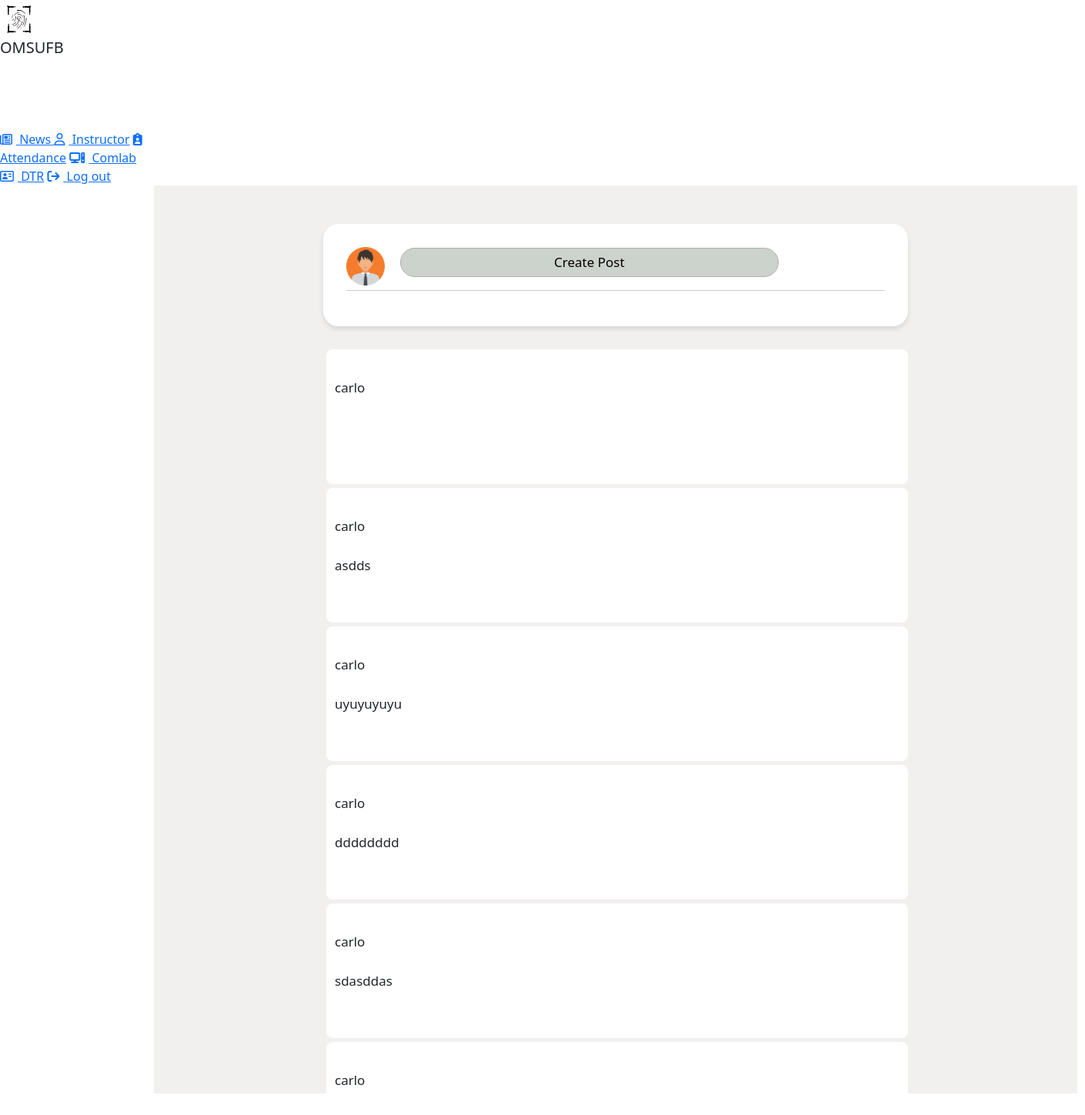
The page /HomeView/ on the database its author committed.
### webapp/models.py (models this page shows, shortened)
class Post(models.Model):
    title = models.CharField(max_length=255)
    author = models.ForeignKey(User, on_delete=models.CASCADE)
    body = models.TextField(blank=True)  # Allow the body field to be empty
    created_at = models.DateTimeField(default=timezone.now)
    image = models.ImageField(upload_to='profile_pics', null=True, blank=True)

### webapp/views.py (the view)
# urls.py: path('HomeView/', views.HomeView, name='home'),
def HomeView(request):
    post = Post.objects.all()
    post = Post.objects.order_by('-created_at')
    return render (request,'pages/userpanel.html',{'post':post})

### webapp/templates/pages/userpanel.html (shortened to what this page needs)
{% extends 'pages/index.html' %}
{% load static %}
{% block content %}
<head>
    <link rel="stylesheet" href="https://cdnjs.cloudflare.com/ajax/libs/font-awesome/6.5.2/css/all.min.css" />
</head>
<div class="sidebar">
    <div class="logo">
        <img src="{% static 'image/logoams.png' %}" height="50px" width="50px" alt="CVSU logo">
        <h5>OMSUFB</h5>
    </div>
    <a href="{% url 'home' %}" {% if request.resolver_match.url_name == '/home/' %}class="active"{% endif %}><i class="fa-regular fa-newspaper"></i> <span>News</span> </a>
    <a href="{% url 'userEmp' %}" {% if request.path == '/userEmp/' %}class="active"{% endif %}><i class="fa-regular fa-user"></i> <span>Instructor</span></a>
    <a href="{% url 'UserA' %}" {% if request.path == '/UserA/' %}class="active"{% endif %}><i class="fa-solid fa-clipboard-user"></i> <span>Attendance</span></a>
    <a href="{% url 'Icomlab' %}" {% if request.path == '/Icomlab/' %}class="active"{% endif %}><i class="fa-solid fa-computer"></i> <span>Comlab</span></a>
    <a href="{% url 'udtr' %}" {% if request.path == '/udtr/' %}class="active"{% endif %}><i class="fa-regular fa-address-card"></i> <span>DTR</span></a>
    <a href="{% url 'logout' %}" {% if request.path == '/logout/' %}class="active"{% endif %}><i class="fa-solid fa-arrow-right-from-bracket"></i> <span>Log out</span></a>
</div>
<div class="box">
    <div class="pt">
        <div class="profile-container">
            {% if request.user.profile.profile_pic %}
                <img src="{{ request.user.profile.profile_pic.url }}" alt="Profile Picture">
            {% else %}
                <img src="{% static 'image/usericon.png' %}" alt="Default Profile Picture">
            {% endif %}
            <a href="{% url 'createpost' %}"><button>Create Post</button></a>
        </div>
        <hr>
    </div>
    <ul>
        {% for post in post %}
        <div class="cons">
            <br> {{ post.author }} <br>
            <br>
            {{ post.body }}
            <br><br><br>
        </div>
        {% endfor %}
    </ul>
</div>
{% endblock %}

### webapp/templates/pages/userpanel.html (style rules this page uses)
.sidebar { width: 200px; }
@media (min-width: 933px) { .sidebar { width: 200px; } }
@media (min-width: 933px) { .sidebar a i { margin-right: 5px; } }
@media (min-width: 933px) { .logo { margin-bottom: 95px; } }
@media (min-width: 933px) { .box { margin-left: 200px; font-size: 17px; margin-right: 500px; margin-top: 0px; background-color: #f2efef; width: 1200px; padding: 50px 220px 50px; overflow-y: auto; max-height: 1180px; } }
@media (min-width: 933px) { .box a { color: black; padding-bottom: 0; } }
@media (min-width: 933px) { .cons { border: 1px solid #ffffff; background-color: #ffffff; margin-bottom: 5px; border-radius: 8px; margin-left: -28px; padding: 10px; width: auto; } }
@media (min-width: 933px) { .pt { margin-bottom: 30px; margin-left: 0px; background-color: rgb(255, 255, 255); border-radius: 20px; padding: 30px; box-shadow: 0 4px 6px rgba(0, 0, 0, 0.1); } }
@media (min-width: 933px) { .pt img { height: 50px; width: 50px; margin-bottom: 5px; } }
@media (min-width: 933px) { .pt .profile-container { display: flex; align-items: center; gap: 20px; } }
@media (min-width: 933px) { .pt .profile-container img { margin-bottom: -10px; } }
@media (min-width: 933px) { .pt button { background-color: rgb(204, 210, 204); border: 0.5px solid rgb(179, 175, 175); padding: 5px 199px 5px; border-radius: 20px; } }

### rows shown on the page
Post: author "carlo"
Post: author "carlo", body "asdds"
Post: author "carlo", body "uyuyuyuyu"
Post: author "carlo", body "dddddddd"
Post: author "carlo", body "sdasddas"
Post: author "carlo"
